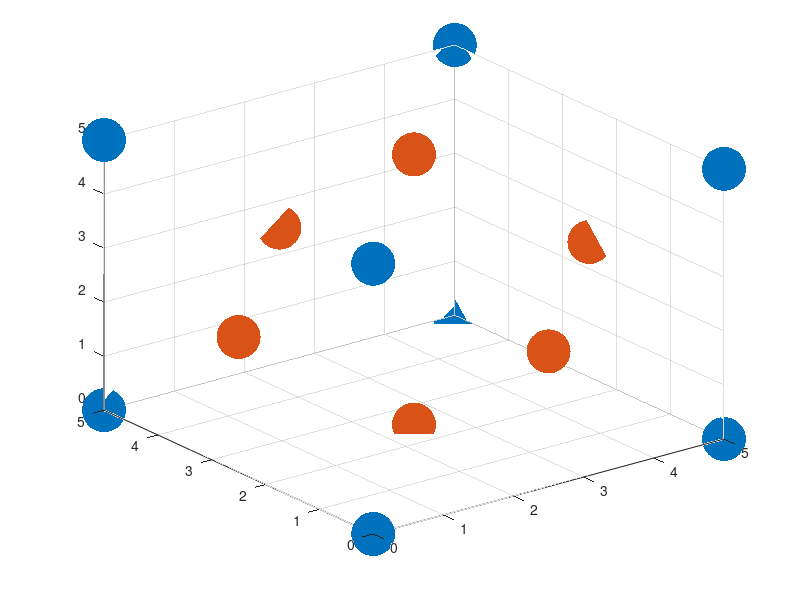

Source code (MATLAB):
%FCC_Lattice
clc; clear all

a = input('edge lng: ');

%Corner atoms
corner_atoms = [
    0, 0, 0;
    a, 0, 0;
    a, a, 0;
    0, a, 0;
    0, 0, a;
    a, 0, a;
    a, a, a;
    0, a, a;
];

%Face atoms
face_atoms = [
    a/2, a/2, 0;
    a/2, a/2, a;
    a/2, a, a/2;
    a/2, 0, a/2;
    0, a/2, a/2;
    a, a/2, a/2;
];

scatter3(corner_atoms(:,1), ...
         corner_atoms(:,2), ...
         corner_atoms(:,3), 1000, 'red', 'filled');

hold on

scatter3(face_atoms(:,1), ...
         face_atoms(:,2), ...
         face_atoms(:,3), 1000, 'green', 'filled');
